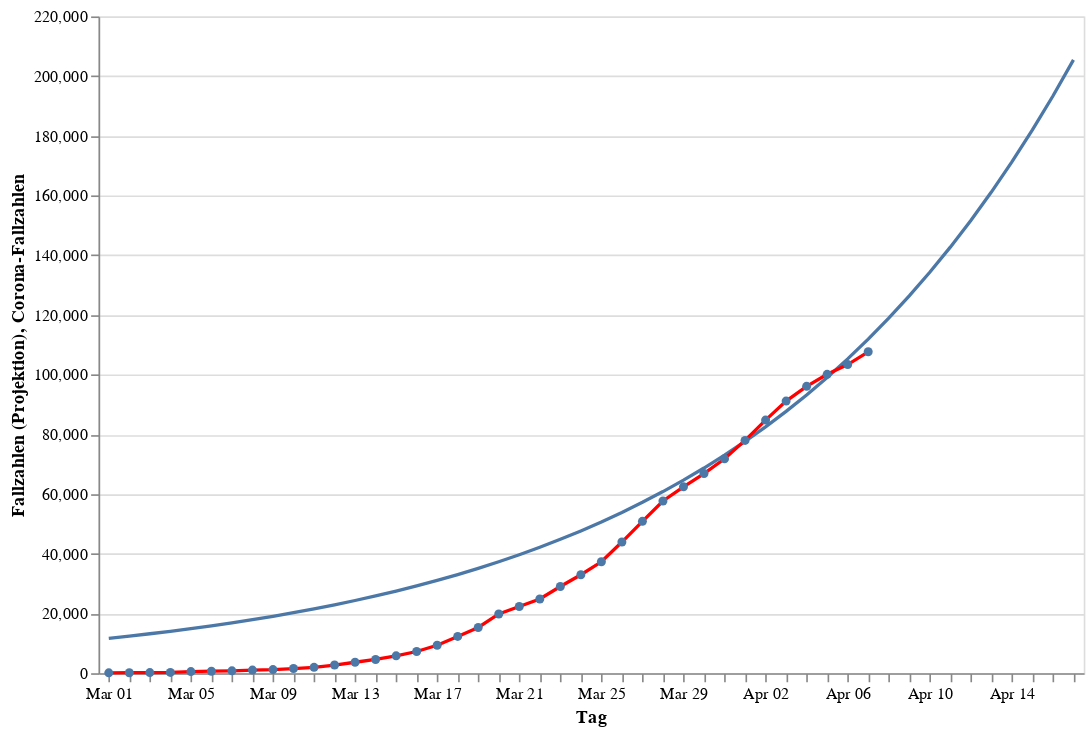

Notebook code cell kept with this figure:
### Code cell
infections_chart = alt.Chart(data).mark_line(point=True, color="red").encode(
    alt.X("monthdate(day):O", title="Tag"),
    alt.Y("cases:Q", title="Corona-Fallzahlen"))
projection_chart = alt.Chart(projection_data).mark_line(point=False).encode(
    alt.X("monthdate(day):O", title="Tag"),
    alt.Y("curve:Q", title="Fallzahlen (Projektion)"))
(projection_chart + infections_chart).properties(width=600, height=400)

### Figure 1 — Vega-Lite specification as saved in the notebook (floating-point values rounded to 4 significant figures)
{"config": {"view": {"continuousWidth": 400, "continuousHeight": 300}}, "layer": [{"data": {"name": "data-cb19412d4258f81f54b213c768b2dc6c"}, "mark": {"type": "line", "point": false}, "encoding": {"x": {"type": "ordinal", "field": "day", "timeUnit": "monthdate", "title": "Tag"}, "y": {"type": "quantitative", "field": "curve", "title": "Fallzahlen (Projektion)"}}}, {"data": {"name": "data-6a61c383c52034548655403b7bf911e8"}, "mark": {"type": "line", "color": "red", "point": true}, "encoding": {"x": {"type": "ordinal", "field": "day", "timeUnit": "monthdate", "title": "Tag"}, "y": {"type": "quantitative", "field": "cases", "title": "Corona-Fallzahlen"}}}], "height": 400, "width": 600, "$schema": "https://vega.github.io/schema/vega-lite/v4.0.2.json", "datasets": {"data-cb19412d4258f81f54b213c768b2dc6c": [{"day": "2020-03-01T00:00:00", "curve": 11700.0}, {"day": "2020-03-02T00:00:00", "curve": 12440.0}, {"day": "2020-03-03T00:00:00", "curve": 13220.0}, {"day": "2020-03-04T00:00:00", "curve": 14050.0}, {"day": "2020-03-05T00:00:00", "curve": 14940.0}, {"day": "2020-03-06T00:00:00", "curve": 15880.0}, {"day": "2020-03-07T00:00:00", "curve": 16880.0}, {"day": "2020-03-08T00:00:00", "curve": 17940.0}, {"day": "2020-03-09T00:00:00", "curve": 19070.0}, {"day": "2020-03-10T00:00:00", "curve": 20270.0}, {"day": "2020-03-11T00:00:00", "curve": 21550.0}, {"day": "2020-03-12T00:00:00", "curve": 22910.0}, {"day": "2020-03-13T00:00:00", "curve": 24350.0}, {"day": "2020-03-14T00:00:00", "curve": 25890.0}, {"day": "2020-03-15T00:00:00", "curve": 27520.0}, {"day": "2020-03-16T00:00:00", "curve": 29250.0}, {"day": "2020-03-17T00:00:00", "curve": 31090.0}, {"day": "2020-03-18T00:00:00", "curve": 33050.0}, {"day": "2020-03-19T00:00:00", "curve": 35130.0}, {"day": "2020-03-20T00:00:00", "curve": 37340.0}, {"day": "2020-03-21T00:00:00", "curve": 39690.0}, {"day": "2020-03-22T00:00:00", "curve": 42190.0}, {"day": "2020-03-23T00:00:00", "curve": 44850.0}, {"day": "2020-03-24T00:00:00", "curve": 47670.0}, {"day": "2020-03-25T00:00:00", "curve": 50670.0}, {"day": "2020-03-26T00:00:00", "curve": 53850.0}, {"day": "2020-03-27T00:00:00", "curve": 57240.0}, {"day": "2020-03-28T00:00:00", "curve": 60840.0}, {"day": "2020-03-29T00:00:00", "curve": 64670.0}, {"day": "2020-03-30T00:00:00", "curve": 68730.0}, {"day": "2020-03-31T00:00:00", "curve": 73050.0}, {"day": "2020-04-01T00:00:00", "curve": 77650.0}, {"day": "2020-04-02T00:00:00", "curve": 82520.0}, {"day": "2020-04-03T00:00:00", "curve": 87710.0}, {"day": "2020-04-04T00:00:00", "curve": 93220.0}, {"day": "2020-04-05T00:00:00", "curve": 99070.0}, {"day": "2020-04-06T00:00:00", "curve": 105300.0}, {"day": "2020-04-07T00:00:00", "curve": 111900.0}, {"day": "2020-04-08T00:00:00", "curve": 118900.0}, {"day": "2020-04-09T00:00:00", "curve": 126400.0}, {"day": "2020-04-10T00:00:00", "curve": 134300.0}, {"day": "2020-04-11T00:00:00", "curve": 142700.0}, {"day": "2020-04-12T00:00:00", "curve": 151700.0}, {"day": "2020-04-13T00:00:00", "curve": 161200.0}, {"day": "2020-04-14T00:00:00", "curve": 171300.0}, {"day": "2020-04-15T00:00:00", "curve": 182000.0}, {"day": "2020-04-16T00:00:00", "curve": 193300.0}, {"day": "2020-04-17T00:00:00", "curve": 205400.0}], "data-6a61c383c52034548655403b7bf911e8": [{"day": "2020-03-01T00:00:00", "cases": 130}, {"day": "2020-03-02T00:00:00", "cases": 165}, {"day": "2020-03-03T00:00:00", "cases": 203}, {"day": "2020-03-04T00:00:00", "cases": 262}, {"day": "2020-03-05T00:00:00", "cases": 545}, {"day": "2020-03-06T00:00:00", "cases": 670}, {"day": "2020-03-07T00:00:00", "cases": 800}, {"day": "2020-03-08T00:00:00", "cases": 1040}, {"day": "2020-03-09T00:00:00", "cases": 1224}, {"day": "2020-03-10T00:00:00", "cases": 1565}, {"day": "2020-03-11T00:00:00", "cases": 1966}, {"day": "2020-03-12T00:00:00", "cases": 2745}, {"day": "2020-03-13T00:00:00", "cases": 3675}, {"day": "2020-03-14T00:00:00", "cases": 4599}, {"day": "2020-03-15T00:00:00", "cases": 5813}, {"day": "2020-03-16T00:00:00", "cases": 7272}, {"day": "2020-03-17T00:00:00", "cases": 9367}, {"day": "2020-03-18T00:00:00", "cases": 12327}, {"day": "2020-03-19T00:00:00", "cases": 15320}, {"day": "2020-03-20T00:00:00", "cases": 19848}, {"day": "2020-03-21T00:00:00", "cases": 22364}, {"day": "2020-03-22T00:00:00", "cases": 24873}, {"day": "2020-03-23T00:00:00", "cases": 29056}, {"day": "2020-03-24T00:00:00", "cases": 32991}, {"day": "2020-03-25T00:00:00", "cases": 37323}, {"day": "2020-03-26T00:00:00", "cases": 43938}, {"day": "2020-03-27T00:00:00", "cases": 50871}, {"day": "2020-03-28T00:00:00", "cases": 57695}, {"day": "2020-03-29T00:00:00", "cases": 62435}, {"day": "2020-03-30T00:00:00", "cases": 66885}, {"day": "2020-03-31T00:00:00", "cases": 71808}, {"day": "2020-04-01T00:00:00", "cases": 77981}, {"day": "2020-04-02T00:00:00", "cases": 84794}, {"day": "2020-04-03T00:00:00", "cases": 91159}, {"day": "2020-04-04T00:00:00", "cases": 96092}, {"day": "2020-04-05T00:00:00", "cases": 100123}, {"day": "2020-04-06T00:00:00", "cases": 103375}, {"day": "2020-04-07T00:00:00", "cases": 107663}]}}
